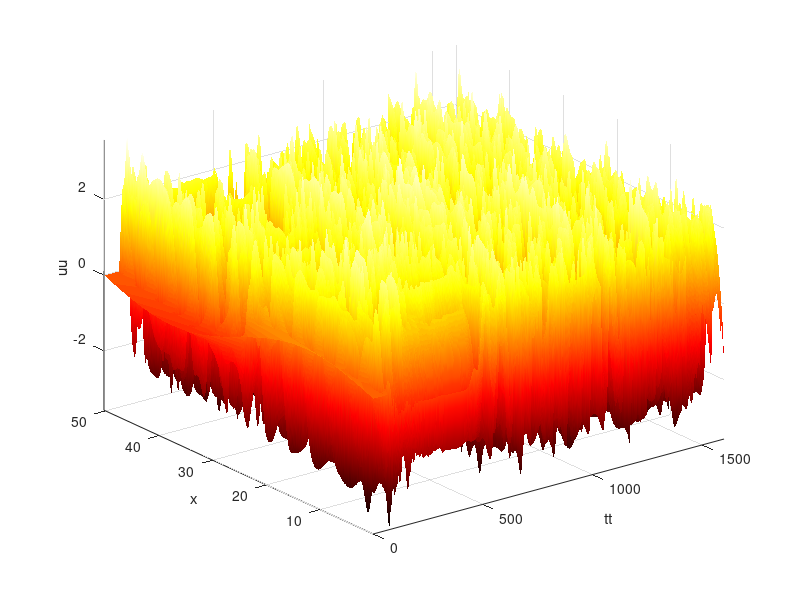
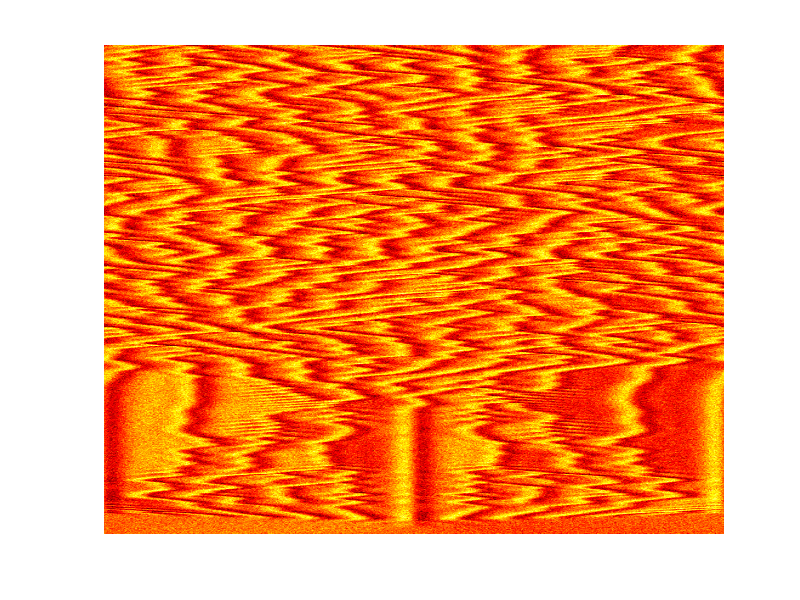

These figures' MATLAB source, in order:
% clear all; close all; clc

% Kuramoto-Sivashinsky equation (from Trefethen)
% u_t = -u*u_x - u_xx - u_xxxx,  periodic BCs 

N = 512;
x = 16*pi*(1:N)'/N;
u = cos(x/16).*(sin(x/16)); 
v = fft(u);

fprintf('size(x) is %s\n', mat2str(size(x)))
%fprintf('size(tt) is %s\n', mat2str(size(tt)))
fprintf('size(u) is %s\n', mat2str(size(u)))


% % % % % %
%Spatial grid and initial condition:
h = 0.025;
k = [0:N/2-1 0 -N/2+1:-1]'/16;
L = k.^2 - k.^4;
E = exp(h*L); E2 = exp(h*L/2);
M = 16;
r = exp(1i*pi*((1:M)-.5)/M);
LR = h*L(:,ones(M,1)) + r(ones(N,1),:);
Q = h*real(mean( (exp(LR/2)-1)./LR ,2)); 
f1 = h*real(mean( (-4-LR+exp(LR).*(4-3*LR+LR.^2))./LR.^3 ,2)); 
f2 = h*real(mean( (2+LR+exp(LR).*(-2+LR))./LR.^3 ,2));
f3 = h*real(mean( (-4-3*LR-LR.^2+exp(LR).*(4-LR))./LR.^3 ,2));

% Main time-stepping loop:
uu = u; tt = 0;
npoints = 4001;
tmax = 1600; 
nmax = round(tmax/h)
nplt = 16;%floor((tmax/250)/h)
g = -0.5i*k;

for n = 1:nmax
    t = n*h;
    Nv = g.*fft(real(ifft(v)).^2);
    a = E2.*v + Q.*Nv;
    Na = g.*fft(real(ifft(a)).^2);
    b = E2.*v + Q.*Na;
    Nb = g.*fft(real(ifft(b)).^2);
    c = E2.*a + Q.*(2*Nb-Nv);
    Nc = g.*fft(real(ifft(c)).^2);
    v = E.*v + Nv.*f1 + 2*(Na+Nb).*f2 + Nc.*f3; 
    if mod(n,nplt)==0
        u = real(ifft(v));
        uu = [uu,u]; tt = [tt,t]; 
    end
end
% Plot results:
surf(tt,x,uu), shading interp, colormap(hot), axis tight 
xlabel('tt')
ylabel('x')
zlabel('uu')
% view([-90 90]), colormap(autumn); 
% set(gca,'zlim',[-5 50]) 

fprintf('size(x) is %s\n', mat2str(size(x)))
fprintf('size(tt) is %s\n', mat2str(size(tt)))
fprintf('size(u) is %s\n', mat2str(size(uu)))

uu = uu + normrnd(0,0.6 ,size(uu));


save('kuramoto_sivishinky_new_noise_0.6.mat','x','tt','uu')

%%
figure(2), pcolor(x,tt,uu.'),shading interp, colormap(hot),axis off

